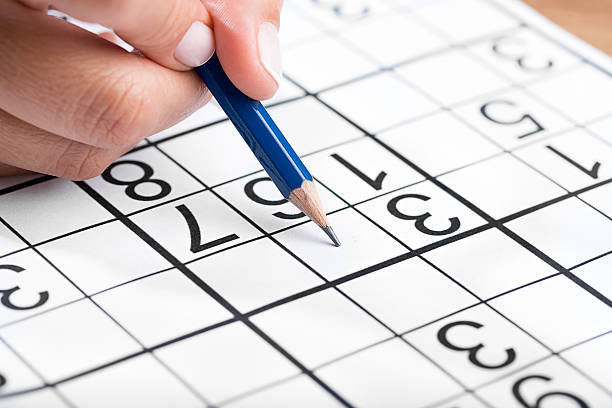
#> input picture OpenCV_Tutorial/Resources/sudoku.jpg, 612 x 408 px, found by its file name
$ python Adaptive_Thresholding.py
#> lines starting #> are read from the running program, lines starting #| are printed output that depends on the picture; after the words box and inside, x2 and y2 are one past the last pixel; in counts of white or black regions, pixels touching at a corner belong together
# look at neighboring pixels and determine threshold value
# different thresholding for different regions of the image

import cv2 as cv
import numpy as np

img = cv.imread("OpenCV_Tutorial/Resources/sudoku.jpg", cv.IMREAD_GRAYSCALE)
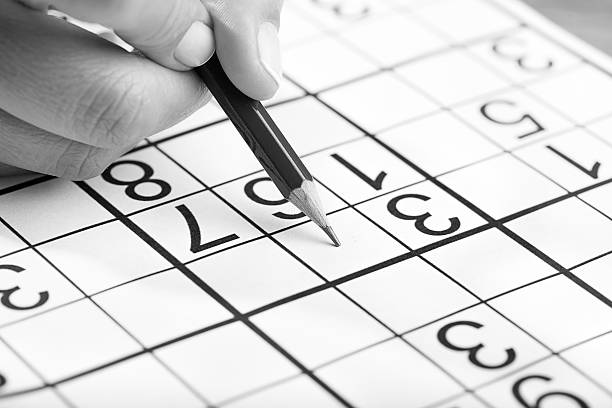
#> img: shape (408, 612); min 0, max 255, mean 210
assert img is not None, "file could not be read, check with os.path.exists()"
img = cv.medianBlur(img, 5)
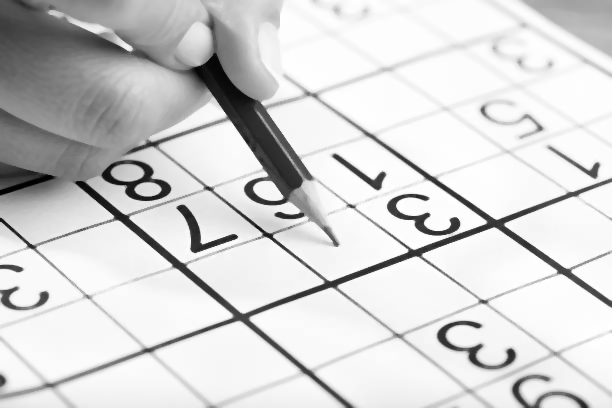
#> img: shape (408, 612); min 0, max 255, mean 211.8

ret, th1 = cv.threshold(img, 127, 255, cv.THRESH_BINARY)
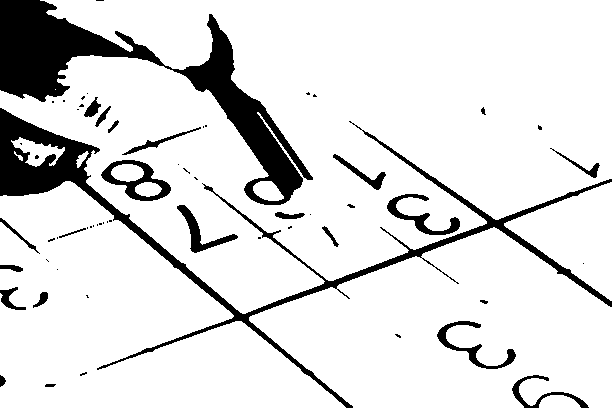
#> th1: shape (408, 612); 87.3% white; 61 black regions (36 under 20 px), largest, box (x1, y1, x2, y2) and area: (0, 0, 313, 205) 14137, (0, 108, 612, 408) 11435, (101, 160, 171, 201) 1004
th2 = cv.adaptiveThreshold(img, 255, cv.ADAPTIVE_THRESH_MEAN_C, cv.THRESH_BINARY, 11, 2)
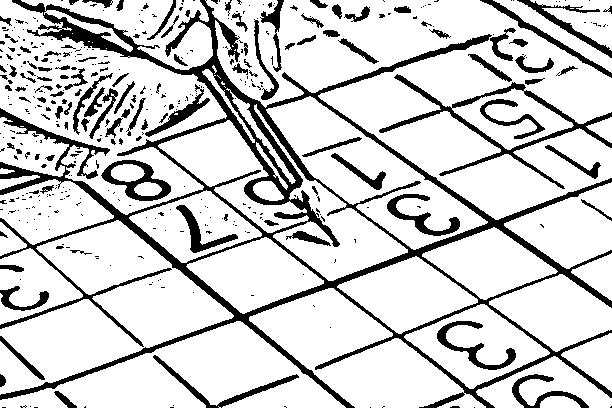
#> th2: shape (408, 612); 81.3% white; 416 black regions (306 under 20 px), largest, box (x1, y1, x2, y2) and area: (0, 0, 612, 408) 25922, (379, 74, 612, 189) 2608, (101, 160, 171, 201) 997
th3 = cv.adaptiveThreshold(
    img, 255, cv.ADAPTIVE_THRESH_GAUSSIAN_C, cv.THRESH_BINARY, 11, 2
)
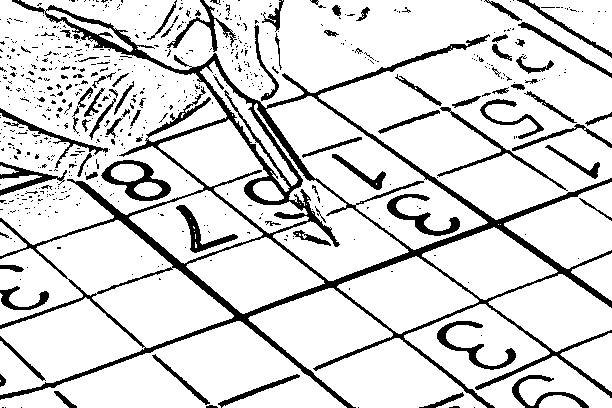
#> th3: shape (408, 612); 84.8% white; 642 black regions (553 under 20 px), largest, box (x1, y1, x2, y2) and area: (0, 0, 612, 408) 20497, (101, 160, 171, 201) 970, (387, 194, 460, 236) 808

titles = [
    "Original Image",
    "Global Thresholding (v = 127)",
    "Adaptive Mean Thresholding",
    "Adaptive Gaussian Thresholding",
]
images = [img, th1, th2, th3]

for title, image in zip(titles, images):
    cv.imshow(title, image)
#> this loop made 4 passes
#> title on passes 1 to 4: 'Original Image', 'Global Thresholding (v = 127)', 'Adaptive Mean Thresholding', 'Adaptive Gaussian Thresholding'
cv.waitKey(0)
